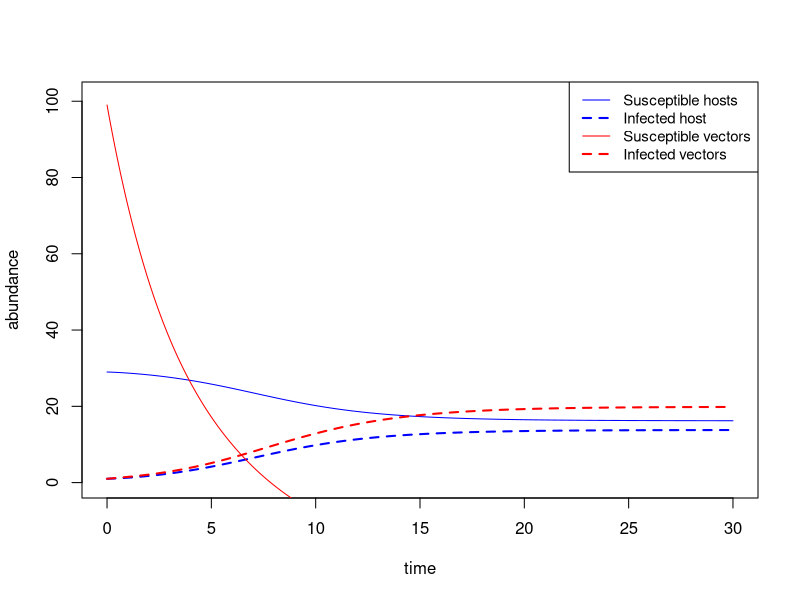
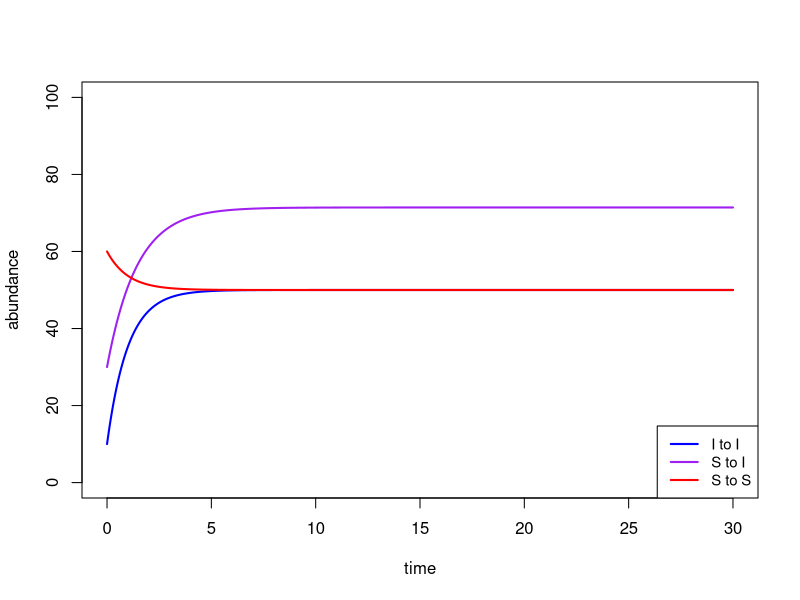
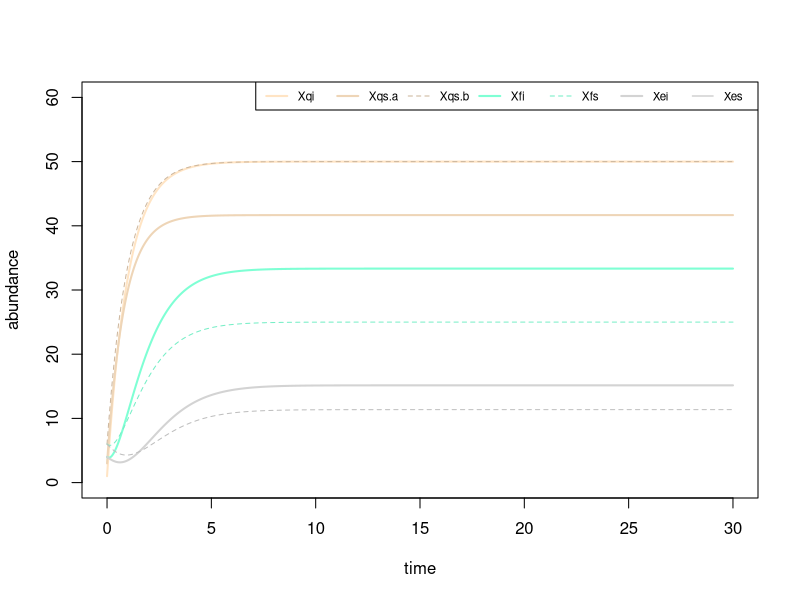
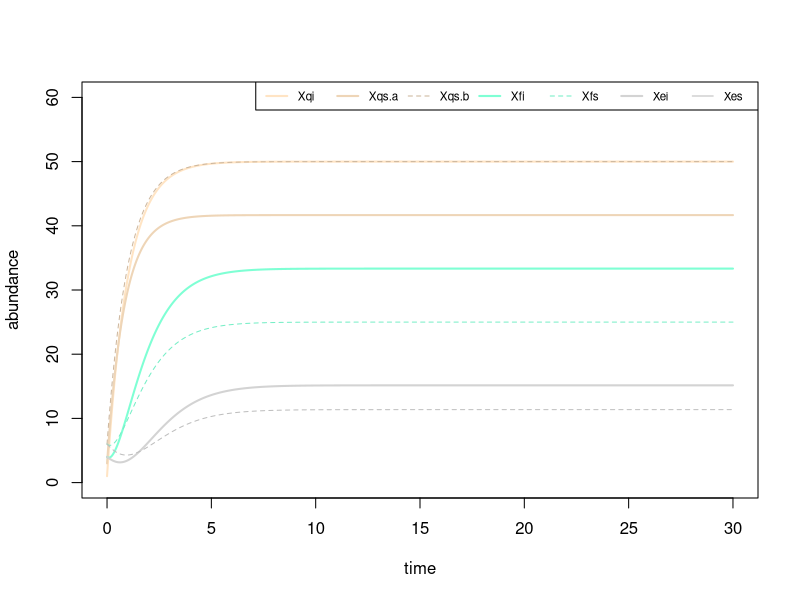
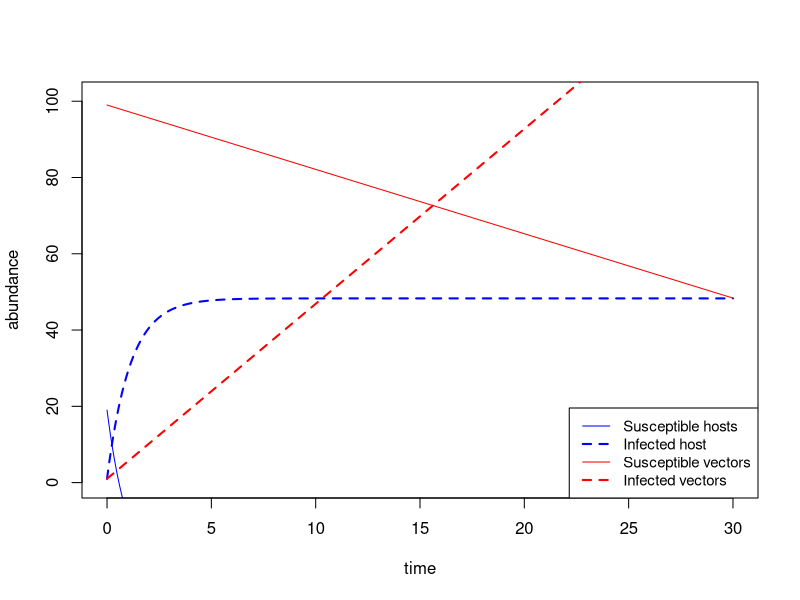

These charts were generated, in order, by the following R code:
## ---- chunk 1
knitr::opts_chunk$set(echo = TRUE)
## ---- chunk 2
# very basic, simple model to build off of

library(deSolve)

host.tick <- function(t, x, params) {
  S = x[1] # susceptible host
  I = x[2] # infected host
  U = x[3] # susceptible vector
  V = x[4] # infected vector
  
  beta_prime = params[1] # inoculation
  alpha = params[2] # acquisition
  gamma = params[3] # host turnover I > S
  birth_v = params[4] # birth of vectors, or input into the system
  death_v = params[5] # death of vectors
  
  # S + I = N host in system
  dSdt = - (beta_prime*S*V)/(S + I) + gamma*I #change of susceptibles to infected
  dIdt = (beta_prime*S*V)/(S + I) - gamma*I # change of infected to susceptibles
  dUdt = - (alpha*S*I)/(S + I) + birth_v*U - death_v*U 
  dVdt = (alpha*S*I)/(S + I) + birth_v*V - death_v*V
 
  # U + V = N vector in system, don't think this would be biologically driving I% but check it out
  #dUdt = - (alpha*U*I)/(U + V) + birth_v*U - death_v*U 
  #dVdt = (alpha*U*I)/(U + V) + birth_v*V - death_v*V
  
  return(list(c(dSdt, dIdt, dUdt, dVdt)))
}
  
S0 = 29
I0 = 1
U0 = 99
V0 = 1

initial_values = c(S0, I0, U0, V0)

  beta_prime = 0.9 # inoculation
  alpha = 0.8  # acquisition
  gamma = 0.7 # host turnover I > S
  birth_v = 0.2 # birth of vectors
  death_v = 0.5 # death of vectors

parameters = c(beta_prime, alpha, gamma, birth_v, death_v) 

times = seq(0,30, 0.01)

results = lsoda(initial_values, times, host.tick, parameters)
colnames(results) = c('time', 'susceptible host', 'infected host', 'susceptible tick', 'infected tick')
head(results)  

plot(results[, 'time'], results[,'susceptible host'], type = 'l', col = 'blue', 
     xlab = 'time', ylab = 'abundance', ylim = c(0,101), lty = 1, lwd = 1)
lines(results[,'time'], results[,'infected host'], type = 'l', col = 'blue', lty = 2, lwd = 2)
lines(results[,'time'], results[,'susceptible tick'], type = 'l', col = 'red', lty = 1, lwd = 1)
lines(results[,'time'], results[,'infected tick'], type = 'l', col = 'red', lty = 2, lwd = 2)
legend('topright', legend = c('Susceptible hosts', 'Infected host', 'Susceptible vectors', 'Infected vectors'),
       col = c('blue', 'blue', 'red', 'red'), lty = c(1,2,1,2), 
       lwd = c(1,2,1,2), cex = 0.9)

# hopefully if I can get psi (input into susceptible vectors) there won't be a crashing Vs population
## ---- chunk 3
q.to.f <- function(t, x, params) {
  Xqii = x[1] # infected stays infected
  Xqsi = x[2] # susceptible becomes infected
  Xqss = x[3] # susceptible stays susceptible
  
  
  lambda= params[1] # inoculation
  alpha = params[2] # acquisition via infected blood meal
  sigma = params[3] # acquisition via cofeeding
  psi = params[4] # input of new vectors into questing X
  omega = params[5] # death of vectors
  
  # S + I = N host in system
  dXqiidt = psi - omega*Xqii - lambda*Xqii # infected stays infected
  dXqsidt = psi - omega*Xqsi - lambda*Xqsi*alpha - lambda*Xqsi*sigma # susceptible becomes infected
  # if sigma/alpha 0, selects 1 route of transmission
  dXqssdt = psi - omega*Xqss - lambda*Xqss # susceptible stays susceptible
  
  return(list(c(dXqiidt, dXqsidt, dXqssdt)))
}

Xqii0 = 10
Xqsi0 = 30
Xqss0 = 60

## set values
# state variables
initial_values = c(Xqii0, Xqsi0, Xqss0)

# parameters
  lambda= .5 # contact rate
  alpha = .3 # acquisition via infected blood meal
  sigma = .1 # acquisition via cofeeding
  psi = 50 # input of new vectors into questing X
  omega = .5 # death of vectors

parameters = c(lambda, alpha, sigma, psi, omega) 

times = seq(0,30, 0.01)

results = lsoda(initial_values, times, q.to.f, parameters)
colnames(results) = c('time', 'I to I', 'S to I', 'S to S')
head(results)  

plot(results[, 'time'], results[,'I to I'], type = 'l', col = 'blue', 
     xlab = 'time', ylab = 'abundance', ylim = c(0,100), lty = 1, lwd = 2)
lines(results[,'time'], results[,'S to I'], type = 'l', col = 'purple', lty = 1, lwd = 2)
lines(results[,'time'], results[,'S to S'], type = 'l', col = 'red', lty = 1, lwd = 2)
legend('bottomright', legend = c('I to I', 'S to I', 'S to S'),
       col = c('blue', 'purple', 'red'), lty = c(1,1,1), 
       lwd = c(2,2,2), cex = 0.9)
## ---- chunk 4
all.phases <- function(t, x, params) {
  # 3 classes from questing to feeding
  Xqi = x[1] # infected stays infected
  Xqs.a = x[2] # susceptible becomes infected
  Xqs.b = x[3] # susceptible stays susceptible
  
  # 2 classes from feeding to engorged
  Xfi = x[4]
  Xfs = x[5]
  # 2 classes from engorged to molted
  Xei = x[6]
  Xes = x[7]
    
  lambda = params[1] # inoculation
  alpha = params[2] # acquisition via infected blood meal
  sigma = params[3] # acquisition via cofeeding
  psi = params[4] # input of new vectors into questing X
  omega = params[5] # death of vectors
  phi = params[6] # dropping off rate
  tau = params[7] # molting rate
  
  # S + I = N host in system
  
  # questing to feeding
  dXqidt = psi - omega*Xqi - lambda*Xqi # infected stays infected
  
  # this line needs help, 
  #which do I assign death to? Do I combine both routes for si here?
  dXqs.adt = psi - omega*Xqs.a - lambda*Xqs.a*alpha - omega*Xqs.a -lambda*Xqs.a*sigma # susceptible becomes infected
  # if sigma/alpha 0, selects 1 route of transmission
  
  dXqs.bdt = psi - omega*Xqs.b - lambda*Xqs.b # susceptible stays susceptible
  
  # feeding to engorged
  dXfidt = lambda*Xqi + lambda*Xqs.a*alpha + lambda*Xqs.a*sigma - omega*Xfi - phi*Xfi
  dXfsdt = lambda*Xqs.b - omega*Xfs - phi*Xfs
  
  # engorged to molted to next X
  dXeidt = phi*Xfi - omega*Xei - tau*Xei
  dXesdt = phi*Xfs - omega*Xes - tau*Xes
  
  return(list(c(dXqidt, dXqs.adt, dXqs.bdt, dXfidt,dXfsdt,dXeidt,dXesdt)))
}

Xqi0 = 1
Xqs.a0 = 3
Xqs.b0 = 6

Xfidt0 = 4
Xfsdt0 = 6

Xeidt0 = 4
Xesdt0 = 6

## set values
# state variables
initial_values = c(Xqi0, Xqs.a0, Xqs.b0,
                   Xfidt0,Xfsdt0,
                   Xeidt0,Xesdt0)

# parameters
  lambda= .5 # contact rate
  alpha = .3 # acquisition via infected blood meal
  sigma = .1 # acquisition via cofeeding
  psi = 50 # input of new vectors into questing X
  omega = .5 # death of vectors
  phi = .5
  tau = .6
parameters = c(lambda, alpha, sigma, psi, omega, phi, tau) 

times = seq(0,30, 0.01)

results = lsoda(initial_values, times, all.phases, parameters)
colnames(results) = c('time', 'Xqi', 'Xqs.a', 'Xqs.b','Xfi','Xfs','Xei','Xes')
head(results)  

plot(results[, 'time'], results[,'Xqi'], type = 'l', col = 'bisque1', 
     xlab = 'time', ylab = 'abundance', ylim = c(0,60), lty = 1, lwd = 2)
lines(results[,'time'], results[,'Xqs.a'], type = 'l', col = 'bisque2', lty = 1, lwd = 2)
lines(results[,'time'], results[,'Xqs.b'], type = 'l', col = 'bisque3', lty = 2, lwd = 1)
lines(results[,'time'], results[,'Xfi'], type = 'l', col = 'aquamarine1', lty = 1, lwd = 2)
lines(results[,'time'], results[,'Xfs'], type = 'l', col = 'aquamarine2', lty = 2, lwd = 1)
lines(results[,'time'], results[,'Xei'], type = 'l', col = 'lightgray', lty = 1, lwd = 2)
lines(results[,'time'], results[,'Xes'], type = 'l', col = 'gray', lty = 2, lwd = 1)
legend('topright', legend = c('Xqi', 'Xqs.a', 'Xqs.b','Xfi','Xfs','Xei','Xes'),
       col = c('bisque1', 'bisque2', 'bisque3', 'aquamarine1', 'aquamarine2', 'lightgray', 'gray'), lty = c(1,1,2,1,2,1), 
       lwd = c(2,2,1,2,1,2,1), cex = 0.7, horiz = TRUE)
## ---- chunk 5
eggstoadults <- function(t, x, params) {
  
  # LARVAE
  # 3 classes from questing to feeding
  Lqi = x[1] # infected stays infected
  Lqs.a = x[2] # susceptible becomes infected
  Lqs.b = x[3] # susceptible stays susceptible
  
  # 2 classes from feeding to engorged
  Lfi = x[4]
  Lfs = x[5]
  # 2 classes from engorged to molted
  Lei = x[6]
  Les = x[7]
  
  #NYMPHS
  Nqi = x[8] # infected stays infected
  Nqs.a = x[9] # susceptible becomes infected
  Nqs.b = x[10] # susceptible stays susceptible
  
  # 2 classes from feeding to engorged
  Nfi = x[11]
  Nfs = x[12]
  # 2 classes from engorged to molted
  Nei = x[13]
  Nes = x[14]
  
  
  #ADULTS
  Aqi = x[15] # infected stays infected
  Aqs.a = x[16] # susceptible becomes infected
  Aqs.b = x[17] # susceptible stays susceptible
  
  # 2 classes from feeding to engorged
  Afi = x[18]
  Afs = x[19]
  
  
  # eggs
  Gv = x[20]
  Gu = x[21]
    
  lambda = params[1] # inoculation
  alpha = params[2] # acquisition via infected blood meal
  sigma = params[3] # acquisition via cofeeding
  psi = params[4] # input of new vectors into questing X
  omega = params[5] # death of vectors
  phi = params[6] # dropping off rate
  tau = params[7] # molting rate
  delta = params[8] # birth rate
  tot = params[9] # total ovarial transmission (tot)
  tot_prime = params[10] # no tot
  rho = params[11] # filial infection prevalence (fip)
  rho_prime = params[12] # no fip
  kappa = params[13] # survival from egg to larva to next stage (need to make specific)
  
  # S + I = N host in system
  
  # questing to feeding
  dLqidt = psi - omega*Lqi - lambda*Lqi + rho*Gv*kappa # infected stays infected
  
  # this line needs help, 
  #which do I assign death to? Do I combine both routes for si here?
  dLqs.adt = psi - omega*Lqs.a - lambda*Lqs.a*alpha - omega*Lqs.a -lambda*Xqs.a*sigma + rho_prime*Gv*kappa # susceptible becomes infected
  # if sigma/alpha 0, selects 1 route of transmission
  
  dLqs.bdt = psi - omega*Lqs.b - lambda*Lqs.b + kappa*Gu + rho_prime*Gv*kappa # susceptible stays susceptible
  
  # feeding to engorged
  dLfidt = lambda*Lqi + lambda*Lqs.a*alpha + lambda*Lqs.a*sigma - omega*Lfi - phi*Lfi
  dLfsdt = lambda*Lqs.b - omega*Lfs - phi*Lfs
  
  # engorged to molted to next X
  dLeidt = phi*Lfi - omega*Lei - tau*Lei
  dLesdt = phi*Lfs - omega*Les - tau*Les
  
  ## NYMPHS
  
   # questing to feeding
  dNqidt = - omega*Nqi - lambda*Nqi + tau*Lei # infected stays infected
 
  
  
  ### STOPPED HERE NEED TO FIX
   
  # this line needs help, 
  #which do I assign death to? Do I combine both routes for si here?
  dLqs.adt = psi - omega*Lqs.a - lambda*Lqs.a*alpha - omega*Lqs.a -lambda*Xqs.a*sigma + rho_prime*Gv*kappa # susceptible becomes infected
  # if sigma/alpha 0, selects 1 route of transmission
  
  dLqs.bdt = psi - omega*Lqs.b - lambda*Lqs.b + kappa*Gu + rho_prime*Gv*kappa # susceptible stays susceptible
  
  # feeding to engorged
  dLfidt = lambda*Lqi + lambda*Lqs.a*alpha + lambda*Lqs.a*sigma - omega*Lfi - phi*Lfi
  dLfsdt = lambda*Lqs.b - omega*Lfs - phi*Lfs
  
  # engorged to molted to next X
  dLeidt = phi*Lfi - omega*Lei - tau*Lei
  dLesdt = phi*Lfs - omega*Les - tau*Les
  
  
  return(list(c(dXqidt, dXqs.adt, dXqs.bdt, dXfidt,dXfsdt,dXeidt,dXesdt)))
}

Xqi0 = 1
Xqs.a0 = 3
Xqs.b0 = 6

Xfidt0 = 4
Xfsdt0 = 6

Xeidt0 = 4
Xesdt0 = 6

## set values
# state variables
initial_values = c(Xqi0, Xqs.a0, Xqs.b0,
                   Xfidt0,Xfsdt0,
                   Xeidt0,Xesdt0)

# parameters
  lambda= .5 # contact rate
  alpha = .3 # acquisition via infected blood meal
  sigma = .1 # acquisition via cofeeding
  psi = 50 # input of new vectors into questing X
  omega = .5 # death of vectors
  phi = .5
  tau = .6
parameters = c(lambda, alpha, sigma, psi, omega, phi, tau) 

times = seq(0,30, 0.01)

results = lsoda(initial_values, times, all.phases, parameters)
colnames(results) = c('time', 'Xqi', 'Xqs.a', 'Xqs.b','Xfi','Xfs','Xei','Xes')
head(results)  

plot(results[, 'time'], results[,'Xqi'], type = 'l', col = 'bisque1', 
     xlab = 'time', ylab = 'abundance', ylim = c(0,60), lty = 1, lwd = 2)
lines(results[,'time'], results[,'Xqs.a'], type = 'l', col = 'bisque2', lty = 1, lwd = 2)
lines(results[,'time'], results[,'Xqs.b'], type = 'l', col = 'bisque3', lty = 2, lwd = 1)
lines(results[,'time'], results[,'Xfi'], type = 'l', col = 'aquamarine1', lty = 1, lwd = 2)
lines(results[,'time'], results[,'Xfs'], type = 'l', col = 'aquamarine2', lty = 2, lwd = 1)
lines(results[,'time'], results[,'Xei'], type = 'l', col = 'lightgray', lty = 1, lwd = 2)
lines(results[,'time'], results[,'Xes'], type = 'l', col = 'gray', lty = 2, lwd = 1)
legend('topright', legend = c('Xqi', 'Xqs.a', 'Xqs.b','Xfi','Xfs','Xei','Xes'),
       col = c('bisque1', 'bisque2', 'bisque3', 'aquamarine1', 'aquamarine2', 'lightgray', 'gray'), lty = c(1,1,2,1,2,1), 
       lwd = c(2,2,1,2,1,2,1), cex = 0.7, horiz = TRUE)
## ---- chunk 6
# types of competent and non-competent hosts, need to figure out this bit
S = 10
I = 1
H = S + I
# H1 = 
# H2 =
# H3 =
# H_types = H1 + H2 + H3

# susceptible hosts
H_s1 = 5 # highly competent # NEFU
H_s2 = 7 # lowly comptenty  # PERO
H_s3 = 9 # not competent    # SCOC
S = H_s1 + H_s2 +H_s3

# infected hosts  
H_i1 = 4 # highly competent # NEFU
H_i2 = 0 # lowly comptenty  # PERO
H_i3 = 0 #not competent    # SCOC # this is a weird one
I = H_i1 + H_i2 +H_i3 


# susceptible ticks
Ls = 12
Ns = 8
As = 2
Vs = Ls + Ns + As

# infected ticks
Li = 1
Ni = 0
Ai = 0
Vi = Li + Ni + Ai

# tick life stages
X = Vs + Vi
L = 10
N = 8
A = 2
X_ls = L + N + A

# infected questing ticks 
Lqi = 1
Nqi = 11
Aqi = 9
q = Lqi + Nqi + Aqi 

## ---- chunk 7
# tick natural mortality

wl = .1
wn = .2
wa = .2
w = wl + wn + wa

# host recovery rate 
gamma = .9

# tick input to each life stage
psi = X_ls*w # need to figure this out

 
# contact rate between tick and host
beta_l = .05
beta_n = .03
beta_a = .01
beta_x = beta_l + beta_n + beta_a

# tick acquisition rate of pathogen ( host to tick )
alpha = (I * beta_x * q)/H

# I want to divie this up into contact between different types of competent hosts eventually
# beta_l1 =
#   beta_l2 =
#   beta_l3 =
# beta_n1 =
#   beta_n2 =
#   beta_n3 =
# beta_a1 =
#   beta_a2 =
#   beta_a3 =
  
# infectious contact rate between tick and host
beta = beta_x * q

# host inoculation rate of patogen ( tick to host )
beta_prime = (H * beta * X)/ H


## ---- chunk 8
toy2.0 <- function(t, x, params) {
  S = x[1] # susceptible host
  I = x[2] # infected host
  U = x[3] # susceptible vector
  V = x[4] # infected vector
  
  beta_prime = params[1] # inoculation
  alpha = params[2] # acquisition
  gamma = params[3] # host turnover I > S
  birth_v = params[4] # birth of vectors, or input into the system
  death_v = params[5] # death of vectors
  
  # S + I = N host in system
  dSdt = - beta_prime + gamma*I #change of susceptibles to infected
  dIdt = beta_prime - gamma*I # change of infected to susceptibles
  dUdt = - alpha - death_v*Vs + psi # need to switch birth_v to psi
  dVdt = alpha + birth_v*Vs - death_v*Vi # need to switch birth_v to psi
 
  # U + V = N vector in system, don't think this would be biologically driving I% but check it out
  #dUdt = - (alpha*U*I)/(U + V) + birth_v*U - death_v*U 
  #dVdt = (alpha*U*I)/(U + V) + birth_v*V - death_v*V
  
  return(list(c(dSdt, dIdt, dUdt, dVdt)))
  

}
  
S0 = 19
I0 = 1
U0 = 99
V0 = 1

initial_values = c(S0, I0, U0, V0)


  # beta_prime = 0.9 # inoculation
  # alpha = 0.8  # acquisition
  # gamma = 0.7 # host turnover I > S
  # birth_v = 0.2 # birth of vectors
  # death_v = 0.5 # death of vectors

parameters = c(beta_prime, alpha, gamma, birth_v, death_v) 

times = seq(0,30, 0.01)

results = lsoda(initial_values, times, toy2.0, parameters)
colnames(results) = c('time', 'susceptible host', 'infected host', 'susceptible tick', 'infected tick')
head(results)  

plot(results[, 'time'], results[,'susceptible host'], type = 'l', col = 'blue', 
     xlab = 'time', ylab = 'abundance', ylim = c(0,101), lty = 1, lwd = 1)
lines(results[,'time'], results[,'infected host'], type = 'l', col = 'blue', lty = 2, lwd = 2)
lines(results[,'time'], results[,'susceptible tick'], type = 'l', col = 'red', lty = 1, lwd = 1)
lines(results[,'time'], results[,'infected tick'], type = 'l', col = 'red', lty = 2, lwd = 2)
legend('bottomright', legend = c('Susceptible hosts', 'Infected host', 'Susceptible vectors', 'Infected vectors'),
       col = c('blue', 'blue', 'red', 'red'),lty = c(1,2,1,2), cex = 0.9,
       lwd = c(1,2,1,2))
